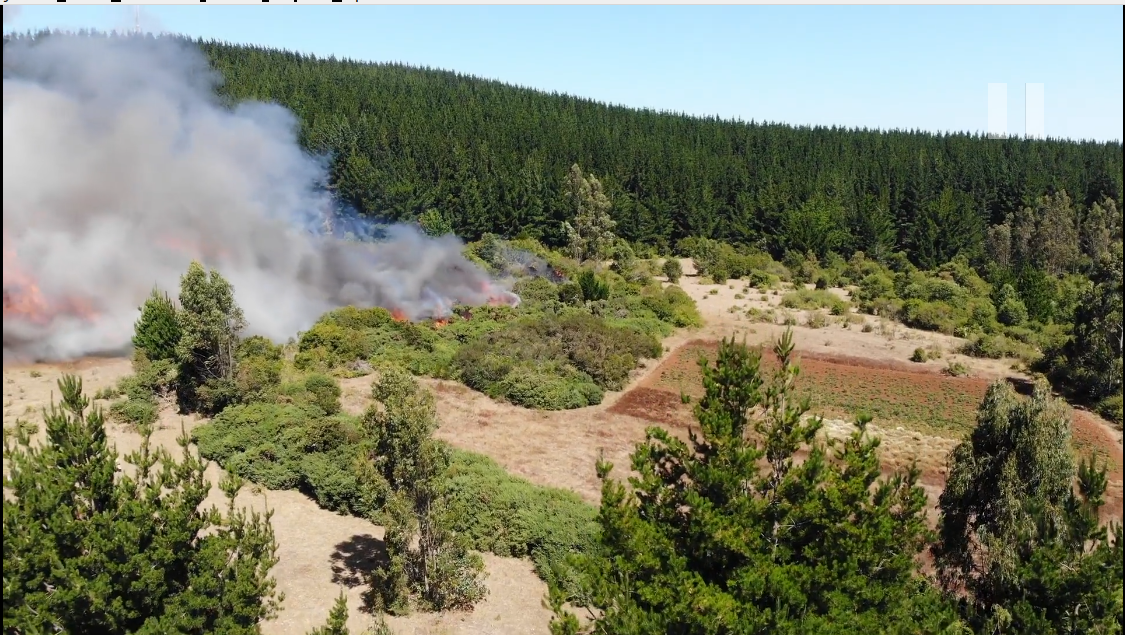
#> input picture img.png, 1125 x 635 px
$ python OpenCV.py
#> lines starting #> are read from the running program, lines starting #| are printed output that depends on the picture; after the words box and inside, x2 and y2 are one past the last pixel; in counts of white or black regions, pixels touching at a corner belong together
import numpy as np
import matplotlib.pyplot as plt
import os
import os.path
import cv2

filename = 'img.png'

url = os.path.dirname(os.path.abspath(__file__))
img = cv2.imread(url+'/'+filename)
#> img is the input picture: shape (635, 1125, 3); mean B, G, R 104.2, 126.6, 123.3
if img is None:
    print("Imagem não achada")
    print(url+'/'+filename)

blur = cv2.GaussianBlur(img , (15 , 15) , 0)
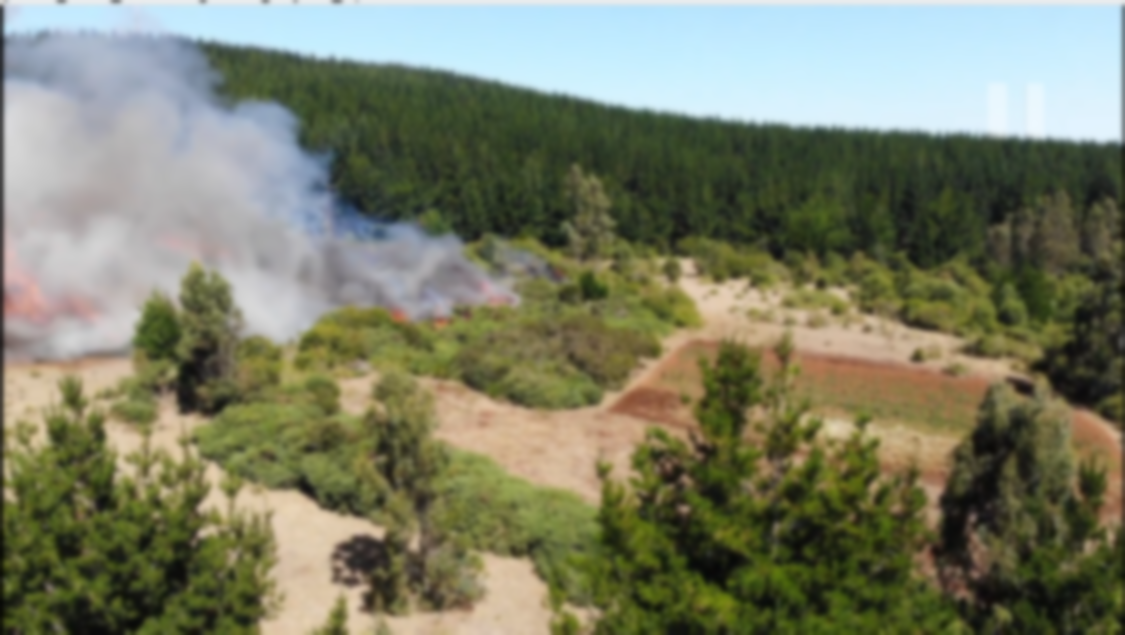
#> blur: shape (635, 1125, 3); mean B, G, R 104.3, 126.6, 123.4
hsv = cv2.cvtColor(blur , cv2.COLOR_BGR2HSV)
#> hsv: shape (635, 1125, 3); mean H, S, V 50, 87.2, 135.1

# Mascara fogo
lowerFire = (0, 24, 0)
upperFire = (5, 255, 255)

lowerFire = np.array(lowerFire , dtype='uint8')
upperFire = np.array(upperFire , dtype='uint8')

maskFire = cv2.inRange(hsv , lowerFire , upperFire)
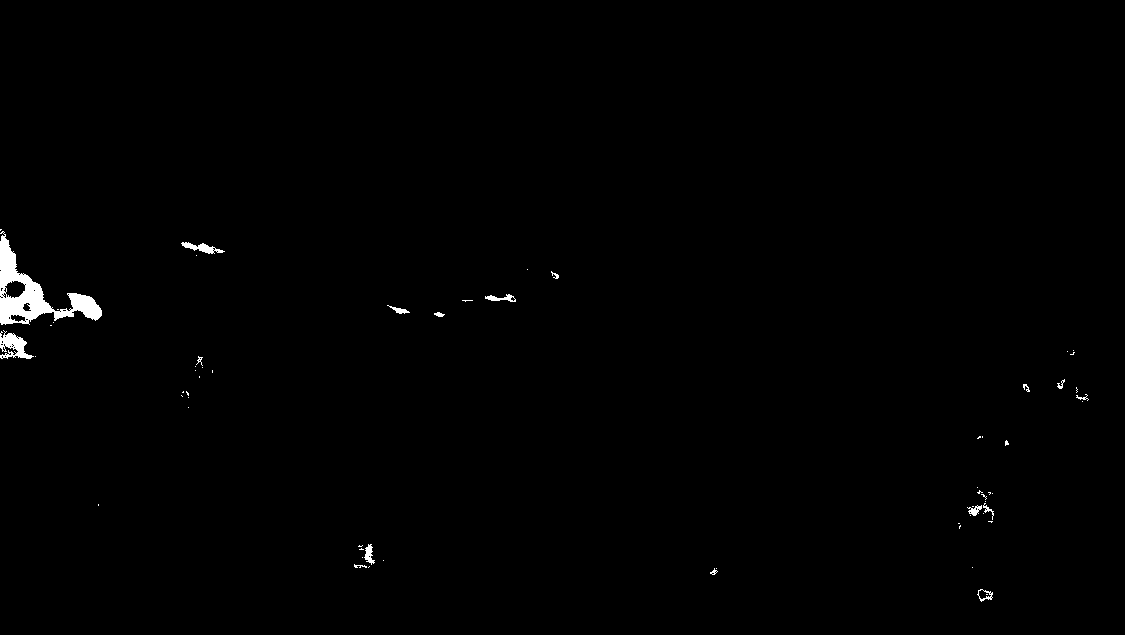
#> maskFire: shape (635, 1125); 0.63% white; 64 white regions (47 under 20 px), largest, box (x1, y1, x2, y2) and area: (0, 231, 102, 325) 2864, (0, 330, 34, 359) 493, (181, 242, 225, 254) 225

outputFogo = cv2.bitwise_and(img , hsv , mask=maskFire)

tamanhoFogo = cv2.countNonZero(maskFire)
#> tamanhoFogo = 4487
print(tamanhoFogo)
#| 4487

retFire,threshFire = cv2.threshold(outputFogo,30,255,cv2.THRESH_BINARY)
heightFire, widthFire = threshFire.shape[:2]
#> heightFire = 635; widthFire = 1125

massFire = 0
XcmFire  = 0.0
YcmFire  = 0.0

for i in range(widthFire) :
    for j in range(heightFire) :
        if not all(threshFire[j][i] == 0) :
            massFire += 1
            XcmFire  += i
            YcmFire  += j
#> after the loop, XcmFire = 396320; YcmFire = 1173936; massFire = 3756

XcmFire = XcmFire/massFire
#> XcmFire = 105.5
YcmFire = YcmFire/massFire
#> YcmFire = 312.5
figFire = plt.figure()
figFire.clear()
plotFIre = figFire.add_subplot(111)
plotFIre.imshow(threshFire, 'gray')
plotFIre.scatter([XcmFire], [YcmFire], s=30, c='yellow', edgecolors='red')
extentFire = plotFIre.get_window_extent().transformed(figFire.dpi_scale_trans.inverted())
figFire.savefig('imagem_fogo.png', bbox_inches=extentFire.expanded(1.2, 1.0))
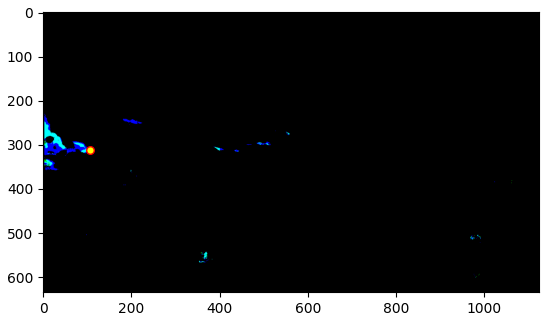
#> figure drawn by matplotlib, 1 panel; B, G, R data is drawn as R, G, B

# Mascara Fumaça
lowerSmoke = (0, 0, 113)
upperSmoke = (179, 50, 215)

lowerSmoke = np.array(lowerSmoke , dtype='uint8')
upperSmoke = np.array(upperSmoke , dtype='uint8')

maskSmoke = cv2.inRange(hsv , lowerSmoke , upperSmoke)
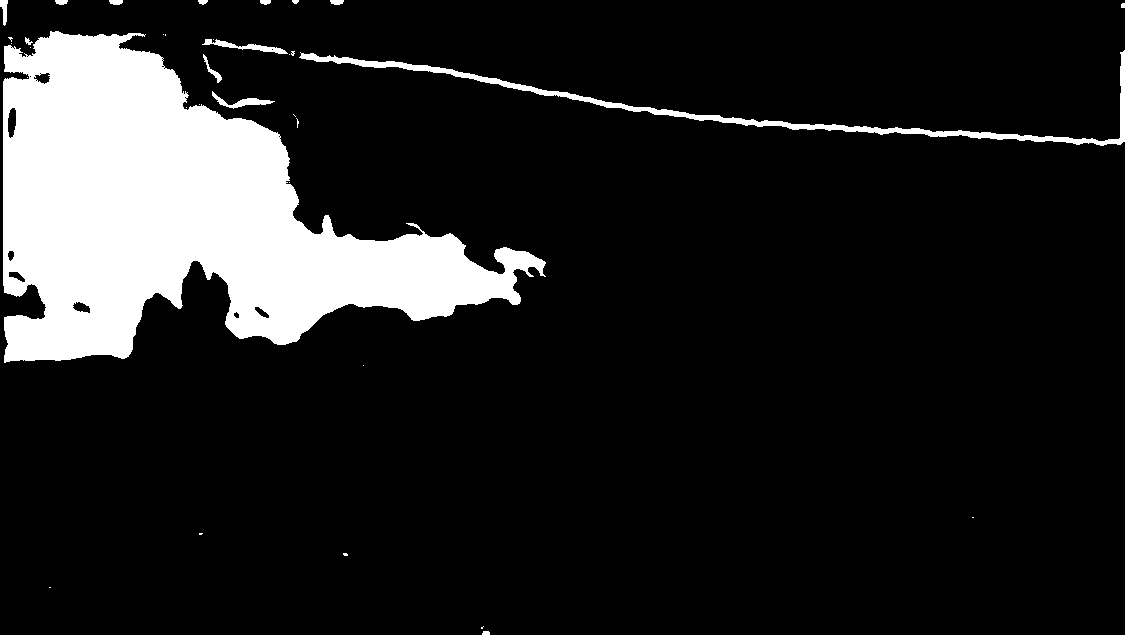
#> maskSmoke: shape (635, 1125); 13.4% white; 35 white regions (21 under 20 px), largest, box (x1, y1, x2, y2) and area: (3, 31, 546, 363) 89132, (299, 50, 1125, 146) 4904, (202, 39, 288, 54) 388

outputFumaça = cv2.bitwise_and(img , hsv , mask=maskSmoke)
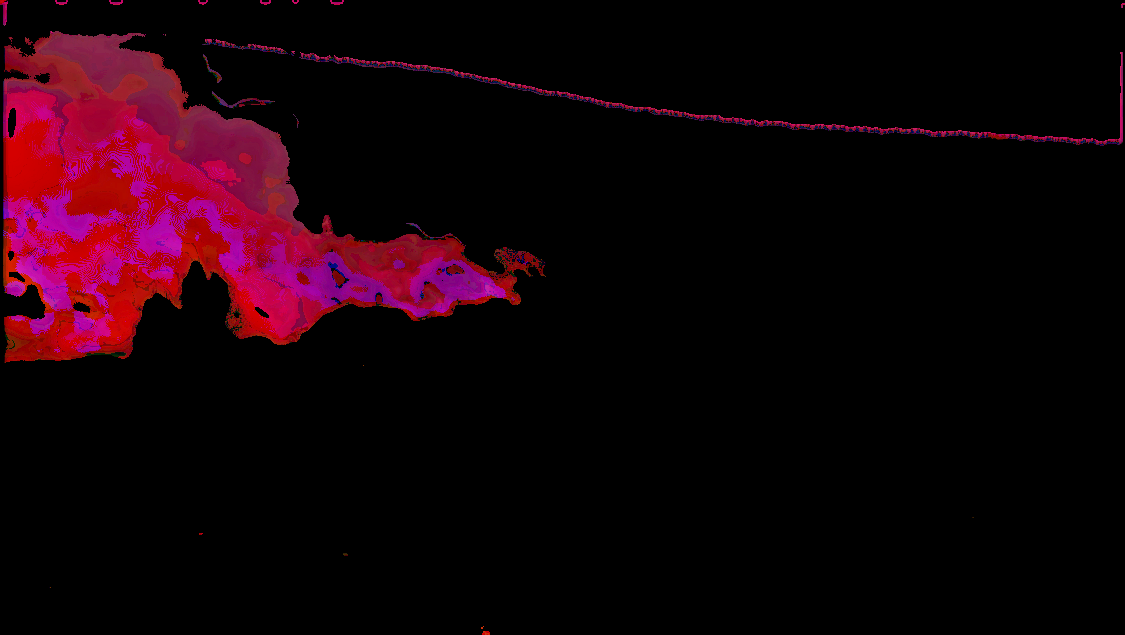
#> outputFumaça: shape (635, 1125, 3); mean B, G, R 8.2, 1.4, 21.3

tamanhoFumaça = cv2.countNonZero(maskSmoke)
#> tamanhoFumaça = 95428
print(tamanhoFumaça)
#| 95428

retSmoke,threshSmoke = cv2.threshold(outputFumaça,30,255,cv2.THRESH_BINARY)
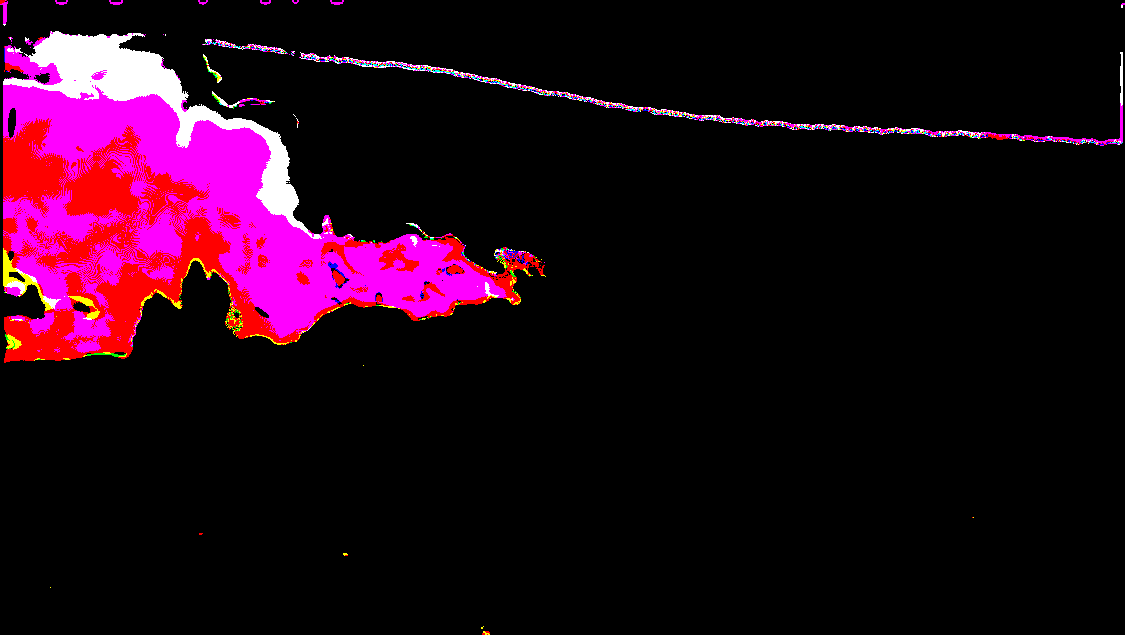
#> threshSmoke: shape (635, 1125, 3); mean B, G, R 22.5, 5.9, 33.1
heightSmoke, widthSmoke = threshSmoke.shape[:2]
#> heightSmoke = 635; widthSmoke = 1125

massSmoke = 0
XcmSmoke  = 0.0
YcmSmoke  = 0.0

for i in range(widthSmoke) :
    for j in range(heightSmoke) :
        if not all(threshSmoke[j][i] == 0) :
            massSmoke += 1
            XcmSmoke  += i
            YcmSmoke  += j
#> after the loop, XcmSmoke = 19473283; YcmSmoke = 19464537; massSmoke = 94237

XcmSmoke = XcmSmoke/massSmoke
#> XcmSmoke = 206.6
YcmSmoke = YcmSmoke/massSmoke
#> YcmSmoke = 206.5
figSmoke = plt.figure()
figSmoke.clear()
plotSmoke = figSmoke.add_subplot(111)
plotSmoke.imshow(threshSmoke, 'gray')
plotSmoke.scatter([XcmSmoke], [YcmSmoke], s=30, c='yellow', edgecolors='red')
extent = plotSmoke.get_window_extent().transformed(figSmoke.dpi_scale_trans.inverted())
figSmoke.savefig('imagem_fumaca.png', bbox_inches=extent.expanded(1.2, 1.0))
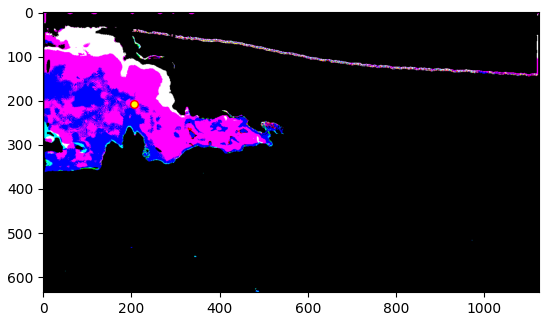
#> figure drawn by matplotlib, 1 panel; B, G, R data is drawn as R, G, B
